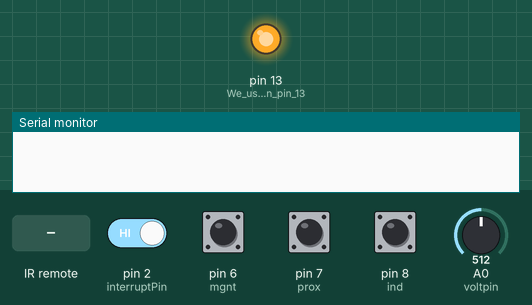
Recording of a sketch running on a simulated Arduino Pro Mini, built with avr-gcc and run on an emulated ATmega328P. Shown: output pins drawn as LEDs (lit = HIGH), the last lines printed to the serial monitor. Inputs (shaded band) come from the test bench; at power-on: pin 2 (interruptPin), pin 6 (mgnt), pin 7 (prox), pin 8 (ind) HIGH, A0 (voltpin) = 512. The local clock reads 2024-03-15 10:24:30 at power-on unless the sketch sets it; pins used as bus, display or sensor lines are not drawn.

Above: at 1.2 s.
1.3 s: pin 2 (interruptPin) driven LOW
4.3 s: infrared code 0x78B77 received
At 5.8 s:
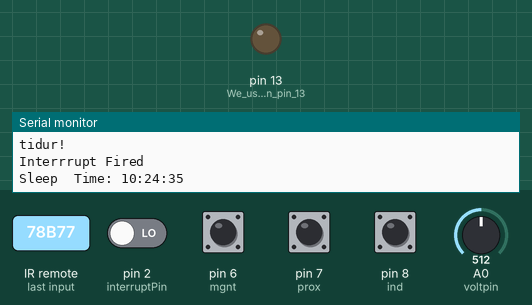
Timing chart, 0 to 13.3 s (numbered marks = the images above; inputs shaded):
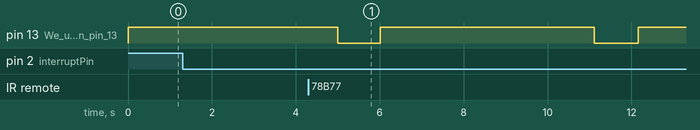

Measured:
- after the input at 1.3 s, every drawn part: stays the same
- by itself, pin 13 (We_use_the_led_on_pin_13): alternates HIGH for 5.1 s and LOW for 1.0 s

The sketch:

cones_start.ino
```cpp
/**
 * Author:Ab Kurk
 * version: 1.0
 * date: 4/02/2018
 * Description:
 * This sketch is part of the guide to putting your Arduino to sleep
 * tutorial. We use the:
 * Adafruit DS3231 RTC
 * Adafruit 5V ready Micro SD break out board
 * Arduino Pro Mini
 * DHT11 or DHT22 humidety/Temperature sensor
 * In this example we use the RTC to wake up the Arduino to log the temp and humidity on to an SD card.
 * After the data has been logged the Arduino goes back to sleep and gets woken up 5 minutes later to
 * start all over again
 * Link To Tutorial http://www.thearduinomakerman.info/blog/2018/1/24/guide-to-arduino-sleep-mode
 * Link To Project   http://www.thearduinomakerman.info/blog/2018/2/5/wakeup-rtc-datalogger
 */

#include <avr/sleep.h>//this AVR library contains the methods that controls the sleep modes
#include <SoftwareSerial.h>
#include <IRremote.h>
#include <DS3232RTC.h>

#define interruptPin 2 //Pin we are going to use to wake up the Arduino
#define mgnt 6
#define prox 7
#define ind 8
#define gndprox 12
#define voltpin A0
#define RECV_PIN 5

SoftwareSerial HC12(11, 10); // HC-12 TX Pin, HC-12 RX Pin

const int time_interval= 1;

IRrecv irrecv(RECV_PIN);

decode_results results;

String sendong;
String track = "5";
String nmr = "00";
String jns = "2";
String sprox;
String motor;

char csendong[13];
char cmotor[3];

int statecones;
int a;
int stateprox;
int motorid;
int statebangun;
int adamtr=0;

float b,voltage;

void setup() {
  Serial.begin(9600);//Start Serial Comunication
  pinMode(LED_BUILTIN,OUTPUT);//We use the led on pin 13 to indecate when Arduino is A sleep
  pinMode(interruptPin,INPUT_PULLUP);//Set pin d2 to input using the buildin pullup resistor
    pinMode(LED_BUILTIN,OUTPUT);//We use the led on pin 13 to indecate when Arduino is A sleep
  pinMode(interruptPin,INPUT);//Set pin d2 to input using the buildin pullup resistor
  pinMode(prox, INPUT);
  pinMode(mgnt, INPUT);
  pinMode(ind,INPUT_PULLUP);
  pinMode(gndprox,OUTPUT);

  digitalWrite(LED_BUILTIN,HIGH);//turning LED on
  digitalWrite(gndprox,HIGH);

  // initialize the alarms to known values, clear the alarm flags, clear the alarm interrupt flags
//    RTC.setAlarm(ALM1_MATCH_DATE, 0, 0, 0, 1);
//    RTC.setAlarm(ALM2_MATCH_DATE, 0, 0, 0, 1);
//    RTC.alarm(ALARM_1);
//    RTC.alarm(ALARM_2);
//    RTC.alarmInterrupt(ALARM_1, false);
//    RTC.alarmInterrupt(ALARM_2, false);
//    RTC.squareWave(SQWAVE_NONE);
    /*
     * Uncomment the block block to set the time on your RTC. Remember to comment it again
     * otherwise you will set the time at everytime you upload the sketch
     * /
     /* Begin block
     tmElements_t tm;
    tm.Hour = 00;               // set the RTC to an arbitrary time
    tm.Minute = 00;
    tm.Second = 00;
    tm.Day = 4;
    tm.Month = 2;
    tm.Year = 2018 - 1970;      // tmElements_t.Year is the offset from 1970
    RTC.write(tm);              // set the RTC from the tm structure
     Block end * */
     time_t t; //create a temporary time variable so we can set the time and read the time from the RTC
    t=RTC.get();//Gets the current time of the RTC
    RTC.setAlarm(ALM1_MATCH_MINUTES , 0, minute(t)+time_interval+1, 0, 0);// Setting alarm 1 to go off 5 minutes from now
    // clear the alarm flag
    RTC.alarm(ALARM_1);
    // configure the INT/SQW pin for "interrupt" operation (disable square wave output)
    RTC.squareWave(SQWAVE_NONE);
    // enable interrupt output for Alarm 1
    RTC.alarmInterrupt(ALARM_1, true);
    irrecv.enableIRIn();
}

void loop() {
 delay(5000);//wait 5 seconds before going to sleep. In real senairio keep this as small as posible
 Going_To_Sleep();
}

void Going_To_Sleep(){
  Serial.println("tidur!");
    sleep_enable();//Enabling sleep mode
    attachInterrupt(0, wakeUp, LOW);//attaching a interrupt to pin d2
    set_sleep_mode(SLEEP_MODE_PWR_DOWN);//Setting the sleep mode, in our case full sleep
    digitalWrite(LED_BUILTIN,LOW);//turning LED off
    time_t t;// creates temp time variable
    t=RTC.get(); //gets current time from rtc
    Serial.println("Sleep  Time: "+String(hour(t))+":"+String(minute(t))+":"+String(second(t)));//prints time stamp on serial monitor
    delay(1000); //wait a second to allow the led to be turned off before going to sleep
    sleep_cpu();//activating sleep mode
    Serial.println("just woke up!");//next line of code executed after the interrupt
    digitalWrite(LED_BUILTIN,HIGH);//turning LED on
    kirim();
    ir_motor();//function that reads the temp and the humidity
    kondisi();
    t=RTC.get();
    Serial.println("WakeUp Time: "+String(hour(t))+":"+String(minute(t))+":"+String(second(t)));//Prints time stamp
    //Set New Alarm
    RTC.setAlarm(ALM1_MATCH_MINUTES , 0, minute(t)+time_interval, 0, 0);
    RTC.alarm(ALARM_1);

  }

void wakeUp(){
  Serial.println("Interrrupt Fired");//Print message to serial monitor
   sleep_disable();//Disable sleep mode
  detachInterrupt(0); //Removes the interrupt from pin 2;

}

//This function reads the temperature and humidity from the DHT sensor
void ir_motor(){
    if (irrecv.decode(&results))
  {
  Serial.println(results.value, HEX);
  irrecv.resume(); // Receive the next value

   if (results.value == 0x78B77) //motor 1
    {
      motorid = 1;
      motor=String(motorid);
      motor.toCharArray(cmotor,3);
      adamtr = 1;
    }
    if (results.value == 0x9A724) //motor 2
    {
      motorid = 2;
      motor=String(motorid);
      motor.toCharArray(cmotor,3);
      adamtr = 1;
    }
    if (results.value == 0x3C5BB) //motor 3
    {
      motorid = 3;
      motor=String(motorid);
      motor.toCharArray(cmotor,3);
      adamtr = 1;
    }
      if (results.value == 0x1E2DD) //motor 4
    {
      motorid = 4;
      motor=String(motorid);
      motor.toCharArray(cmotor,3);
      adamtr = 1;

    }
  }
 }

 void kirim()
{
  statecones = digitalRead(mgnt);
  stateprox = digitalRead(prox);
  sprox = String(stateprox);
  Serial.println(sprox);
//  a = analogRead(voltpin);
//  b = (a / 1023) * 1.3;
  voltage = ((analogRead(voltpin) * 1.3) / 1023) + 2.9;
//  Serial.println(statecones);
  if (statecones == LOW && stateprox == HIGH)
  {
  sendong = "<s~" +track + "~" + nmr + "~" + "1" + "~" + jns +"~"+ cmotor + "~" + voltage + ">";
  }
  if(statecones == HIGH && stateprox == LOW)
  {
  sendong = "<s~" + track + "~" + nmr + "~" + "0" + "~" + jns +"~"+ cmotor + "~" + voltage + ">";
  }
    if(statecones == LOW && stateprox == LOW)
  {
  sendong = "<s~" + track + "~" + nmr + "~" + "1" + "~" + jns +"~"+ cmotor + "~" + voltage + ">";
  }
    if(statecones == HIGH && stateprox == HIGH)
  {
  sendong = "<s~" + track + "~" + nmr + "~" + "0" + "~" + jns +"~"+ cmotor + "~" + voltage + ">";
  }
  delay(50);
  HC12.println(sendong);
}

void kondisi()
{
//  time_t t;
//  t=RTC.get();
//  RTC.setAlarm(ALM1_MATCH_MINUTES , 0, minute(t)+time_interval, 0, 0);
//  RTC.alarm(ALARM_1);
  statebangun = digitalRead(ind);
  while (statebangun == HIGH)
 {
   Serial.println("bangun masuk ke while");
   statecones = digitalRead(ind);
   attachInterrupt(0, Going_To_Sleep, RISING);
   ir_motor();
   stateprox = digitalRead(prox);
   if(stateprox == LOW || adamtr == 1)
   {
    kirim();
   }
   break;
 }
}
```
